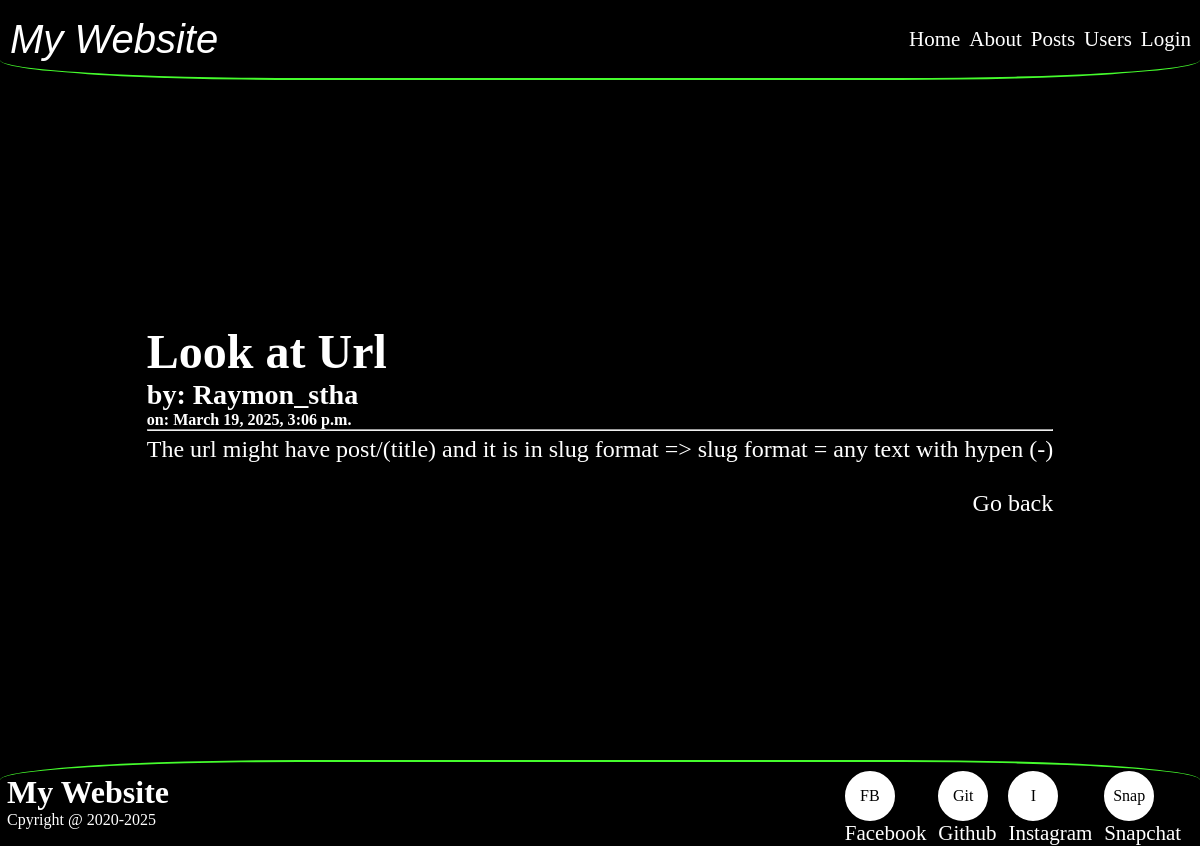
The app's page /posts/look-at-url with its own data.
### posts/models.py (models this page shows, shortened)
class Posts(models.Model):
    username = models.CharField(max_length=20)
    title = models.CharField(max_length=20)
    date = models.DateTimeField(auto_now_add=True)
    slug = models.SlugField(max_length=20)
    text = models.TextField(max_length=100)

### posts/views.py (the view)
# urls.py: path('<slug:slug>', views.singlepost, name='post')
def singlepost(req, slug):
    return render(req, 'single_post.html', {'post': posts.get(slug=slug)})

### posts/templates/single_post.html (shortened to what this page needs)
{% extends 'layout.html' %}
{% block content %}
    <h1><a href="">{{ post.title }}</a></h1>
    <h3 style="text-align: start;">by: {{ post.username }}</h3>
    <h6 style="text-align: start;">on: {{ post.date }}</h6> <hr/>
    <p style="margin-top: 5px;">{{ post.text }}</p>
    <br>
    <a href="{% url 'posts:list' %}" style="text-align: end;">Go back</a>
{% endblock %}

### static/css/style.css (style rules this page uses)
* { margin: 0; padding: 0; box-sizing: border-box; list-style: none; }
a:active, a:hover, a { color: white; text-decoration: none; }
body { min-width: 100vw; min-height: 100vh; background: black; color: white; }

### records on screen
Posts: title "Look at Url", username "Raymon_stha", date "March 19, 2025, 3:06 p.m.", text "The url might have post/(title) and it is in slug format => slug format = any text with hypen (-)"
